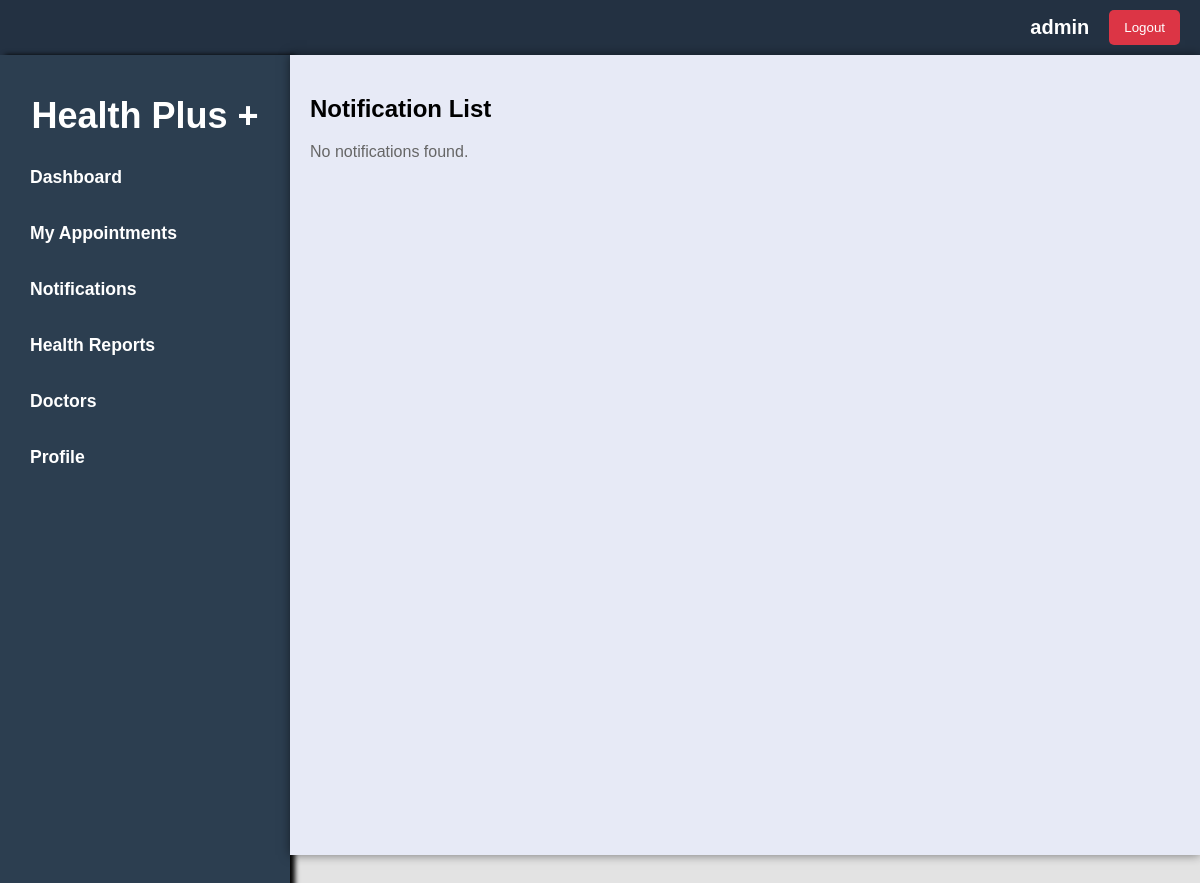
/notifications/ (signed in), run on an earlier commit of the app's database.
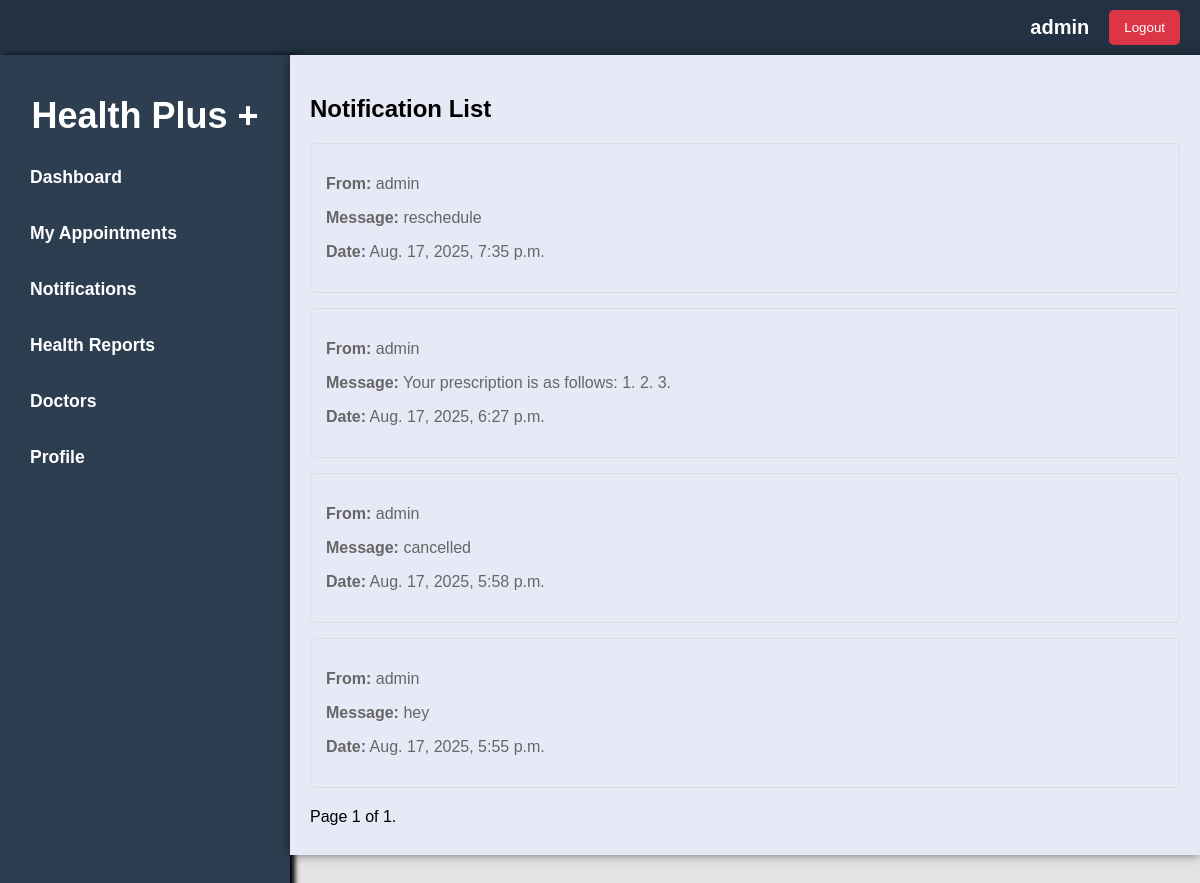
And on a later commit of the database.
### booking/models.py (models this page shows, shortened)
class Notification(models.Model):
    ACTION_CHOICES = [
        ('appointment', 'Appointment Related'),
        ('message', 'Doctor Message'),
        ('system', 'System Notification'),
    ]
    sender = models.ForeignKey(User, on_delete=models.CASCADE, related_name='sent_notifications', null=True, blank=True)
    message = models.TextField()
    is_read = models.BooleanField(default=False)
    notification_type = models.CharField(max_length=20, choices=ACTION_CHOICES, default='system')
    related_appointment = models.ForeignKey(
        Appointment,
        on_delete=models.SET_NULL,
        null=True,
        blank=True
    )
    created_at = models.DateTimeField(auto_now_add=True)
    class Meta:
        ordering = ['-created_at']

### booking/views.py (the view)
# urls.py: path('notifications/', views.view_notifications, name='view_notifications'),
@login_required
def view_notifications(request):
    notifications = Notification.objects.filter(sender=request.user).select_related(
        'sender', 'sender__doctor', 'related_appointment', 'related_appointment__doctor'
    ).order_by('-created_at')
    page = request.GET.get('page', 1)
    paginator = Paginator(notifications, 10)
    try:
        notifications_page = paginator.page(page)
    except PageNotAnInteger:
        notifications_page = paginator.page(1)
    except EmptyPage:
        notifications_page = paginator.page(paginator.num_pages)
    unread_count = Notification.objects.filter(sender=request.user, is_read=False).count()
    total_count = Notification.objects.filter(sender=request.user).count()
    return render(request, 'notifications/notifications.html', {
        'notifications': notifications_page,
        'unread_count': unread_count,
        'total_count': total_count,
    })

### booking/templates/notifications/notifications.html (shortened to what this page needs)
{% extends 'index.html' %}
{% block content %}
<div class="container">
    <h2>Notification List</h2>
    {% if notifications %}
    <div class="messages">
        {% for notification in notifications %}
        <div class="notification-card">
            <p><strong>From:</strong> {{ notification.sender.username }}</p>
            <p><strong>Message:</strong> {{ notification.message }}</p>
            <p><strong>Date:</strong> {{ notification.created_at }}</p>
        </div>
        {% endfor %}
    </div>
    <div class="pagination">
        <span class="step-links">
            <span class="current">
                Page {{ notifications.number }} of {{ notifications.paginator.num_pages }}.
            </span>
        </span>
    </div>
    {% else %}
    <p>No notifications found.</p>
    {% endif %}
</div>
{% endblock %}

What changed in the data, as far as the page shows it:
added Notification: sender.username "admin", message "reschedule", created_at "Aug. 17, 2025, 7:35 p.m."
added Notification: sender.username "admin", message "Your prescription is as follows: 1. 2. 3.", created_at "Aug. 17, 2025, 6:27 p.m."
added Notification: sender.username "admin", message "cancelled", created_at "Aug. 17, 2025, 5:58 p.m."
added Notification: sender.username "admin", message "hey", created_at "Aug. 17, 2025, 5:55 p.m."
Also different on the page:
{{ notifications.number }}: (not shown) → "1"
{{ notifications.paginator.num_pages }}: (not shown) → "1"
text no longer shown: "No notifications found."
text now shown: "Page of ."
